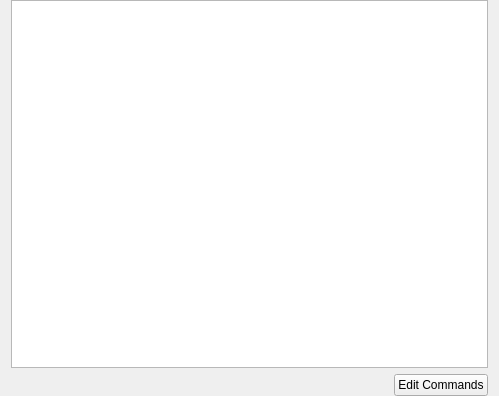
<?xml version="1.0" encoding="UTF-8"?>
<ui version="4.0">
 <class>RemoteCommandsPage</class>
 <widget class="QWidget" name="RemoteCommandsPage">
  <property name="geometry">
   <rect>
    <x>0</x>
    <y>0</y>
    <width>499</width>
    <height>396</height>
   </rect>
  </property>
  <property name="windowTitle">
   <string>Form</string>
  </property>
  <layout class="QVBoxLayout" name="verticalLayout">
   <property name="topMargin">
    <number>0</number>
   </property>
   <property name="bottomMargin">
    <number>0</number>
   </property>
   <item>
    <widget class="QTreeView" name="commandsList">
     <property name="selectionBehavior">
      <enum>QAbstractItemView::SelectionBehavior::SelectRows</enum>
     </property>
     <property name="rootIsDecorated">
      <bool>false</bool>
     </property>
     <property name="itemsExpandable">
      <bool>false</bool>
     </property>
     <property name="expandsOnDoubleClick">
      <bool>false</bool>
     </property>
     <attribute name="headerVisible">
      <bool>false</bool>
     </attribute>
    </widget>
   </item>
   <item>
    <layout class="QHBoxLayout" name="horizontalLayout">
     <item>
      <spacer name="horizontalSpacer">
       <property name="orientation">
        <enum>Qt::Orientation::Horizontal</enum>
       </property>
       <property name="sizeHint" stdset="0">
        <size>
         <width>1</width>
         <height>1</height>
        </size>
       </property>
      </spacer>
     </item>
     <item>
      <widget class="QPushButton" name="editCommandsButton">
       <property name="text">
        <string>Edit Commands</string>
       </property>
      </widget>
     </item>
    </layout>
   </item>
  </layout>
 </widget>
 <resources/>
 <connections/>
</ui>
